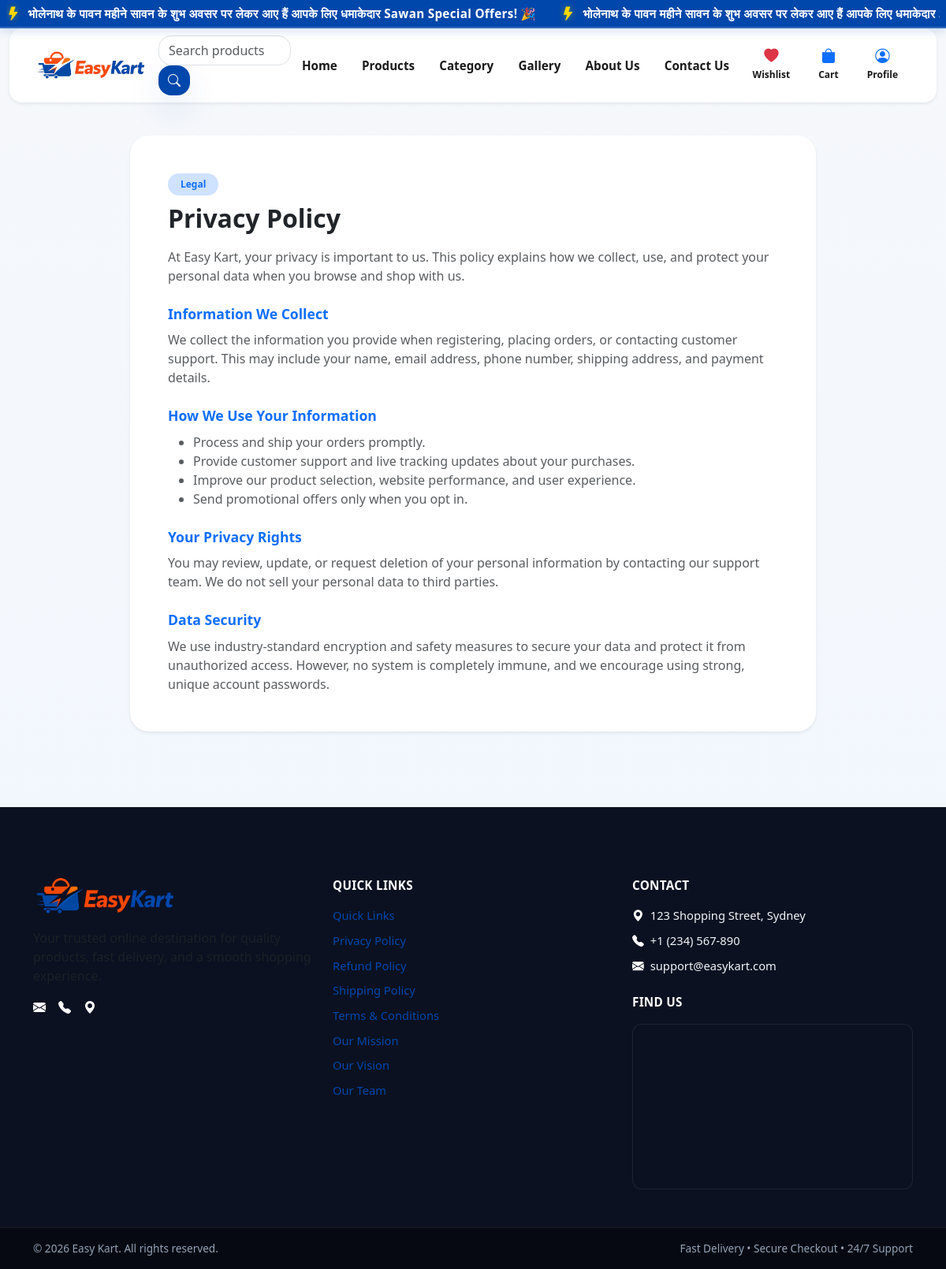
Page /privacy-policy/ on the committed database.
### easy_kart/models.py (models this page shows, shortened)
class Announcement(models.Model):
    title = models.CharField(max_length=255)
    message = models.TextField()
    is_active = models.BooleanField(default=True)
    start_at = models.DateTimeField(null=True, blank=True)
    end_at = models.DateTimeField(null=True, blank=True)
    created_at = models.DateTimeField(auto_now_add=True)
    class Meta:
        ordering = ["-created_at"]

### easy_kart/views.py (the view)
# urls.py: path('privacy-policy/', privacy_policy, name='privacy_policy'),
def privacy_policy(request):
    return render(request, 'privacy_policy.html', {
        'page_title': 'Privacy Policy',
        'heading': 'Privacy Policy',
    })

### easy_kart/context_processors.py (called while the page is built)
def active_announcements(request):
    now = timezone.now()
    announcements = Announcement.objects.filter(is_active=True).filter(
        models.Q(start_at__lte=now) | models.Q(start_at__isnull=True)
    ).filter(models.Q(end_at__gte=now) | models.Q(end_at__isnull=True))
    return {"announcements": announcements}

def cart_item_count(request):
    count = 0
    if request.user.is_authenticated:
        cart = Cart.objects.filter(user=request.user).first()
        if cart:
            count = cart.total_items
    else:
        session_cart = request.session.get('cart', {})
        if isinstance(session_cart, dict):
            try:
                count = sum(int(quantity) for quantity in session_cart.values())
            except (TypeError, ValueError):
                count = 0
    return {"cart_item_count": count}

### templates/privacy_policy.html (shortened to what this page needs)
{% extends 'base.html' %}
{% block content %}
<div class="py-2 py-md-4">
    <div class="row justify-content-center">
        <div class="col-lg-9">
            <div class="card shadow-sm border-0">
                <div class="card-body p-3 p-sm-4 p-md-5">
                    <span class="badge bg-primary-subtle text-primary mb-2 px-3 py-2 rounded-pill fw-semibold">Legal</span>
                    <h1 class="h2 fw-bold mb-3">{{ heading }}</h1>
                    <p class="text-muted">At Easy Kart, your privacy is important to us. This policy explains how we collect, use, and protect your personal data when you browse and shop with us.</p>
                    <h4 class="h5 fw-bold text-primary mt-4">Information We Collect</h4>
                    <p class="text-muted">We collect the information you provide when registering, placing orders, or contacting customer support. This may include your name, email address, phone number, shipping address, and payment details.</p>
                    <h4 class="h5 fw-bold text-primary mt-4">How We Use Your Information</h4>
                    <ul class="text-muted">
                        <li>Process and ship your orders promptly.</li>
                        <li>Provide customer support and live tracking updates about your purchases.</li>
                        <li>Improve our product selection, website performance, and user experience.</li>
                        <li>Send promotional offers only when you opt in.</li>
                    </ul>
                    <h4 class="h5 fw-bold text-primary mt-4">Your Privacy Rights</h4>
                    <p class="text-muted">You may review, update, or request deletion of your personal information by contacting our support team. We do not sell your personal data to third parties.</p>
                    <h4 class="h5 fw-bold text-primary mt-4">Data Security</h4>
                    <p class="text-muted mb-0">We use industry-standard encryption and safety measures to secure your data and protect it from unauthorized access. However, no system is completely immune, and we encourage using strong, unique account passwords.</p>
                </div>
            </div>
        </div>
    </div>
</div>
{% endblock %}

### templates/partials/navbar.html (shortened to what this page needs)
{% load static %}
{% if announcements %}
<div class="announcement-bar fixed-top text-white w-100">
    <div class="announcement-content">
        <div class="announcement-marquee-wrapper">
            <div class="announcement-marquee">
                {% for ann in announcements %}
                    <span class="announcement-message">
                        <i class="bi bi-lightning-fill"></i>{{ ann.message }}
                    </span>
                {% endfor %}
                {% for ann in announcements %}
                    <span class="announcement-message">
                        <i class="bi bi-lightning-fill"></i>{{ ann.message }}
                    </span>
                {% endfor %}
            </div>
        </div>
    </div>
</div>
{% endif %}
<nav class="navbar navbar-expand-lg navbar-light bg-white shadow-sm easykart-navbar fixed-top">
    <div class="container-fluid px-2 px-md-3">
        <a class="navbar-brand d-flex align-items-center me-2 me-md-3" href="{% url 'home' %}">
            <img src="{% static 'assets/Logo.png' %}" alt="Easy Kart" class="navbar-logo-pro">
        </a>
        <div class="d-flex align-items-center order-lg-3 ms-auto gap-1 gap-sm-2">
            <ul class="navbar-nav align-items-center easykart-header-actions flex-row mb-0">
                <li class="nav-item">
                    <a class="nav-link easykart-icon-link" href="{% url 'wishlist' %}" title="My Wishlist">
                        <i class="bi bi-heart-fill text-danger"></i>
                        <span class="small d-none d-sm-inline">Wishlist</span>
                    </a>
                </li>
                <li class="nav-item position-relative">
                    <a class="nav-link easykart-icon-link" href="{% url 'cart' %}" title="My Cart">
                        <i class="bi bi-bag-fill text-primary"></i>
                        <span class="small d-none d-sm-inline">Cart</span>
                    </a>
                </li>
                <li class="nav-item dropdown">
                    <a class="nav-link dropdown-toggle easykart-icon-link" href="#" id="profileDropdown" role="button" data-bs-toggle="dropdown" aria-expanded="false" title="My Profile">
                        <i class="bi bi-person-circle text-primary"></i>
                        <span class="small d-none d-sm-inline">Profile</span>
                    </a>
                </li>
            </ul>
        </div>
        <div class="collapse navbar-collapse order-lg-2 flex-grow-1 justify-content-center" id="easyKartNavbar">
            <form class="easykart-search-form" action="{% url 'product' %}" method="get" role="search">
                <input id="navbarSearch" class="form-control" type="search" name="q" value="{{ request.GET.q|default:'' }}" placeholder="Search products" autocomplete="off">
                <button class="btn btn-primary" type="submit" aria-label="Search products" title="Search products">
                    <i class="bi bi-search" aria-hidden="true"></i>
                </button>
            </form>
            <ul class="navbar-nav align-items-center gap-1 easykart-menu">
                <li class="nav-item">
                    <a class="nav-link {% if request.resolver_match.url_name == 'home' %}active{% endif %}" href="{% url 'home' %}" title="Home">Home</a>
                </li>
                <li class="nav-item">
                    <a class="nav-link {% if request.resolver_match.url_name == 'product' %}active{% endif %}" href="{% url 'product' %}" title="Shop Products">Products</a>
                </li>
                <li class="nav-item">
                    <a class="nav-link {% if request.resolver_match.url_name == 'category' or request.resolver_match.url_name == 'category_detail' %}active{% endif %}" href="{% url 'category' %}" title="Browse Categories">Category</a>
                </li>
                <li class="nav-item">
                    <a class="nav-link {% if request.resolver_match.url_name == 'gallery' %}active{% endif %}" href="{% url 'gallery' %}" title="View Gallery">Gallery</a>
                </li>
                <li class="nav-item">
                    <a class="nav-link {% if request.resolver_match.url_name == 'about_us' %}active{% endif %}" href="{% url 'about_us' %}" title="About Us">About Us</a>
                </li>
                <li class="nav-item">
                    <a class="nav-link {% if request.resolver_match.url_name == 'contact' %}active{% endif %}" href="{% url 'contact' %}" title="Contact Us">Contact Us</a>
                </li>
            </ul>
        </div>
    </div>
</nav>

### staticfiles/css/products.css (style rules this page uses)
.card { border: 0; border-radius: 12px; box-shadow: 0 6px 18px rgba(0, 71, 171, 0.06); background: #ffffff; transition: all 0.3s ease; }
.btn-primary { background: linear-gradient(135deg, #0047AB 0%, #003580 100%); border: none; color: #ffffff; font-weight: 600; transition: all 0.3s ease; box-shadow: 0 4px 12px rgba(0, 71, 171, 0.25); }

### staticfiles/css/responsive.css (style rules this page uses)
:root { --ek-nav-height-desktop: 72px; --ek-nav-height-mobile: 62px; --ek-announcement-height: 36px; --ek-page-padding-top: calc(var(--ek-nav-height-desktop) + var(--ek-announcement-height) + 16px); }
*, *::before, *::after { box-sizing: border-box; }
html { font-size: 16px; -webkit-text-size-adjust: 100%; scroll-behavior: smooth; }
body.theme-easykart { padding-top: var(--ek-page-padding-top) !important; overflow-x: hidden; width: 100%; min-height: 100vh; display: flex; flex-direction: column; }
img, svg, video, canvas, audio, iframe, embed, object { max-width: 100%; height: auto; display: block; }
h1, .h1 { font-size: clamp(1.5rem, 3.5vw + 0.5rem, 2.5rem); line-height: 1.25; }
h2, .h2 { font-size: clamp(1.3rem, 2.8vw + 0.4rem, 2rem); line-height: 1.3; }
h4, .h4 { font-size: clamp(1.05rem, 1.5vw + 0.25rem, 1.35rem); line-height: 1.4; }
h5, .h5 { font-size: clamp(0.95rem, 1.2vw + 0.2rem, 1.15rem); line-height: 1.45; }
.announcement-bar { position: fixed; top: 0; left: 0; right: 0; width: 100%; z-index: 1070; height: var(--ek-announcement-height); background: var(--ek-navy); display: flex; align-items: center; overflow: hidden; }
.announcement-content { width: 100%; overflow: hidden; padding: 0 0.5rem; }
.announcement-marquee-wrapper { width: 100%; overflow: hidden; white-space: nowrap; }
.announcement-marquee { display: inline-flex; align-items: center; white-space: nowrap; animation: ek-marquee 22s linear infinite; gap: 2rem; }
.easykart-navbar { position: fixed; top: var(--ek-announcement-height); left: 50%; transform: translateX(-50%); width: calc(100% - 1.5rem); max-width: 1360px; z-index: 1060; background: #ffffff !important; border-radius: 1rem; box-shadow: 0 10px 30px rgba(0, 71, 171, 0.1); padding: 0.5rem 1rem !important; transition: all 0.3s ease; }
.easykart-navbar .navbar-brand { margin-right: 1rem; }
.navbar-logo-pro { height: 44px; max-width: 140px; width: auto; object-fit: contain; }
.easykart-menu .nav-link { font-size: 0.95rem; padding: 0.45rem 0.85rem !important; border-radius: 0.5rem; white-space: nowrap; }
.easykart-header-actions { display: flex !important; align-items: center; gap: 0.5rem; margin: 0; padding: 0; list-style: none; }
.easykart-header-actions .easykart-icon-link { display: inline-flex; flex-direction: column; align-items: center; justify-content: center; padding: 0.35rem 0.6rem; border-radius: 0.6rem; font-size: 0.72rem; font-weight: 600; text-decoration: none; color: #1a1a1a; transition: all 0.2s ease; min-width: 44px; }
.easykart-header-actions .easykart-icon-link i { font-size: 1.15rem; line-height: 1; margin-bottom: 2px; }
.btn { display: inline-flex; align-items: center; justify-content: center; gap: 0.35rem; font-weight: 600; transition: all 0.2s ease; text-decoration: none; white-space: normal; word-break: break-word; border-radius: 0.75rem; min-height: 38px; }
.card { border-radius: 1rem; overflow: hidden; word-wrap: break-word; background: #ffffff; }
@media (min-width: 992px) { .easykart-navbar .navbar-collapse { display: flex !important; align-items: center; justify-content: center; } }

### rows in the picture
Announcement: message "भोलेनाथ के पावन महीने सावन के शुभ अवसर पर लेकर आए हैं आपके लिए धमाकेदार Sawan Special Offers! 🎉", message "भोलेनाथ के पावन महीने सावन के शुभ अवसर पर लेकर आए हैं आपके लिए धमाकेदार…"

### other values in the picture
{{ heading }} "Privacy Policy"
